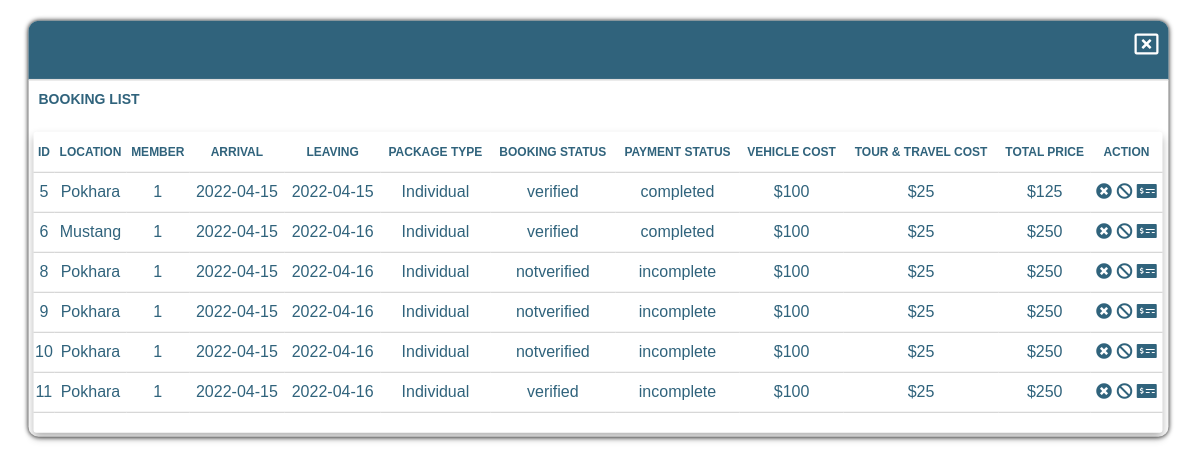
The page /booking_details.php (signed in) on the database its author committed.
### tables this page shows
CREATE TABLE `bookings` (
  `boo_id` int(11) NOT NULL,
  `cid` int(11) NOT NULL,
  `blocation` varchar(30) NOT NULL,
  `arrival_date` date NOT NULL,
  `leaving_date` date NOT NULL,
  `b_cost` int(11) NOT NULL,
  `v_cost` int(11) NOT NULL,
  `b_type` varchar(30) NOT NULL,
  `otp_code` int(11) NOT NULL,
  `b_status` varchar(30) NOT NULL,
  `payment-status` varchar(30) NOT NULL,
  `u_email` varchar(30) NOT NULL,
  `no_of_member` int(11) NOT NULL,
  `total` int(11) NOT NULL
);

### booking_details.php (the view, shortened to what this page needs)
<!DOCTYPE html>
<html lang="en">
<head>
    <link rel="stylesheet" type="text/css" href="css/style.css">
    <link rel="stylesheet" href="https://cdnjs.cloudflare.com/ajax/libs/font-awesome/5.15.1/css/all.min.css">
</head>
<body>
<div class="body">
    <div class="book_container">
        <div class="close">
            <span class="close-modal">
                <a href="index.php"><i class="far fa-window-close"></i></a>
            </span>
        </div>
        <div class="box-container">
        <h3 style="color:#30637c;text-transform:uppercase;font-size:14px;padding:10px 0 0 10px;">Booking list</h3>
            <div class="content-table">
                <table>
                    <thead>
                        <tr>
                            <th>ID</th>
                            <th>Location</th>
                            <th>Member</th>
                            <th>Arrival</th>
                            <th>Leaving</th>
                            <th>Package type</th>
                            <th>Booking status</th>
                            <th>Payment status</th>
                            <th>vehicle cost</th>
                            <th>Tour & Travel cost</th>
                            <th>Total price</th>
                            <th>Action</th>
                        </tr>
                    </thead>
                    <?php
                        include "db.php";
                        $cid = $_SESSION["id"];
                        $bsql = "SELECT * FROM `bookings` WHERE cid=$cid";
                        $bresult = mysqli_query($con,$bsql);
                        if(mysqli_num_rows($bresult) > 0){
                            while($bdata = mysqli_fetch_array($bresult)){?>
                    <tbody>
                        <tr>
                            <td><?php echo $bdata['boo_id']; ?></td>
                            <td><?php echo $bdata['blocation']; ?></td>
                            <td><?php echo $bdata['no_of_member']; ?></td>
                            <td><?php echo $bdata['arrival_date']; ?></td>
                            <td><?php echo $bdata['leaving_date']; ?></td>
                            <td><?php echo $bdata['b_type']; ?></td>
                            <td><?php echo $bdata['b_status']; ?></td>
                            <td><?php echo $bdata['payment-status']; ?></td>
                            <td><?php echo '$'.$bdata['v_cost']; ?></td>
                            <td><?php echo '$'.$bdata['b_cost']; ?></td>
                            <td><?php echo '$'.$bdata['total']; ?></td>
                            <td>
                                <a href="booking_details.php?del=<?php echo $bdata["boo_id"];?>" onclick="return confirm('Are you sure?');"><i class="fas fa-times-circle"></i></a>
                                <a href="booking_details.php?boo_id=<?php echo $bdata['boo_id'];?>" onclick="return confirm('Are you sure?Do you want to cancel the booking?');"><i class="fas fa-ban"></i></a>
                                <a href="admin/invoice.php?boo_id=<?php echo $bdata["boo_id"];?>"><i class="fas fa-money-check-alt"></i></a>
                            </td>
                        </tr>
                    </tbody>
                    <?php
                            }
                        }
                    ?>
                </table>
            </div>
        </div>
    </div>
</body>
</html>

### css/style.css (style rules this page uses)
* { font-family: Verdana, Geneva, Tahoma, sans-serif; padding: 0; margin: 0; box-sizing: border-box; text-decoration: none; }
body { margin: 0; padding: 0; font-family: Verdana, Geneva, Tahoma, sans-serif; }
.body { width: 100%; height: 100vh; }
html { overflow-x: hidden; scroll-behavior: smooth; }
.book_container { width: 95%; background: #ffffff; top: 5%; left: 2.5%; transform: translate(2.5%,5%); border-radius: 10px; box-shadow: 0px 0px 5px 0px; display: inline-block; }
.book_container .close { margin: 0 0 0 0; width: 100%; height: 60px; border-radius: 10px 10px 0 0; background: #30637c; border-bottom: 2px solid #dddddd; }
.book_container .close span { margin-top: 10px; margin-right: 10px; font-size: 24px; float: right; }
.book_container .close span i { color: #fff; }
.content-table { width: 99%; height: auto; display: inline-block; background: #fff; border-radius: 3px 3px 3px 3px; margin-left: 5px; margin-top: 25px; border: none; box-shadow: 0 .3rem .5rem rgba(0,0,0,.3); }
table { width: 100%; border-collapse: collapse; border-radius: 5px; margin-bottom: 20px; }
.content-table table tbody tr, .content-table table thead tr { border-bottom: 1px solid #ccc; height: 40px; }
.content-table table thead, .content-table table tbody { width: 100%; text-align: center; }
.content-table th { text-transform: uppercase; font-size: 12px; }
.content-table th, .content-table td { width: auto; color: #30637c; }
.content-table td a i { color: #30637c; }
* { padding: 0; margin: 0; box-sizing: border-box; font-family: "Poppins", sans-serif; }

### rows shown on the page
bookings: boo_id "5", blocation "Pokhara", no_of_member "1", arrival_date "2022-04-15", leaving_date "2022-04-15", b_type "Individual", b_status "verified", value "completed", v_cost "100", b_cost "25", total "125"
bookings: boo_id "6", blocation "Mustang", no_of_member "1", arrival_date "2022-04-15", leaving_date "2022-04-16", b_type "Individual", b_status "verified", value "completed", v_cost "100", b_cost "25", total "250"
bookings: boo_id "8", blocation "Pokhara", no_of_member "1", arrival_date "2022-04-15", leaving_date "2022-04-16", b_type "Individual", b_status "notverified", value "incomplete", v_cost "100", b_cost "25", total "250"
bookings: boo_id "9", blocation "Pokhara", no_of_member "1", arrival_date "2022-04-15", leaving_date "2022-04-16", b_type "Individual", b_status "notverified", value "incomplete", v_cost "100", b_cost "25", total "250"
bookings: boo_id "10", blocation "Pokhara", no_of_member "1", arrival_date "2022-04-15", leaving_date "2022-04-16", b_type "Individual", b_status "notverified", value "incomplete", v_cost "100", b_cost "25", total "250"
bookings: boo_id "11", blocation "Pokhara", no_of_member "1", arrival_date "2022-04-15", leaving_date "2022-04-16", b_type "Individual", b_status "verified", value "incomplete", v_cost "100", b_cost "25", total "250"
